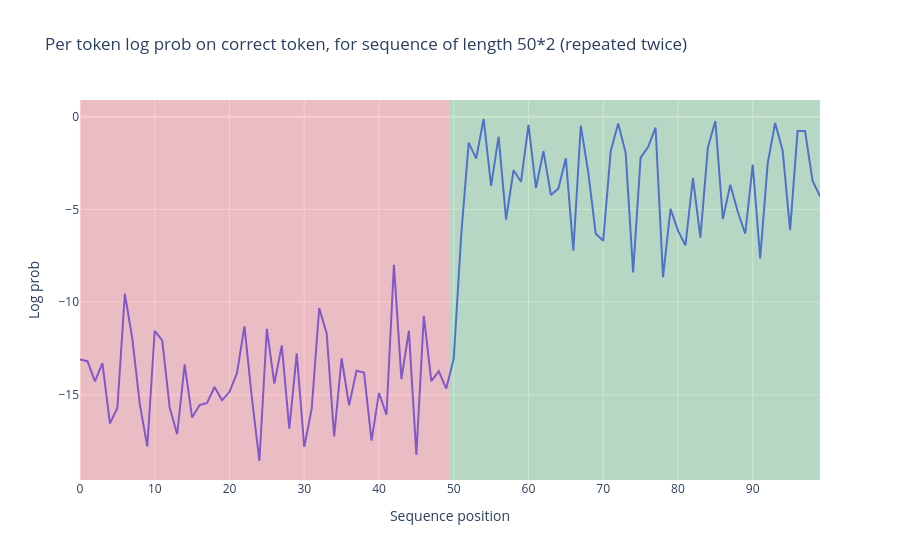

The notebook cell saved with this chart:
### Markdown cell above
### Exercise - plot per-token loss on repeated sequence

> ```yaml
> Difficulty: 🔴🔴⚪⚪⚪
> Importance: 🔵🔵⚪⚪⚪
> 
> You shouldn't spend more than 10-15 minutes on these exercises.
> ```

You should fill in the functions below. We've given you the first line of the first function, which defines a prefix (remember we need the BOS token for GPT-2, since it was trained to have one). We've also given you the `get_log_probs` function from the previous set of exercises.

### Code cell
def generate_repeated_tokens(
    model: HookedTransformer, seq_len: int, batch_size: int = 1
) -> Int[Tensor, "batch_size full_seq_len"]:
    """
    Generates a sequence of repeated random tokens

    Outputs are:
        rep_tokens: [batch_size, 1+2*seq_len]
    """
    prefix = (t.ones(batch_size, 1) * model.tokenizer.bos_token_id).long()
    toks = t.randint(0, model.cfg.d_vocab, (batch_size, seq_len), dtype=t.int64)
    return t.cat((prefix, toks, toks), dim=-1).to(device)


def run_and_cache_model_repeated_tokens(
    model: HookedTransformer, seq_len: int, batch_size: int = 1
) -> tuple[Tensor, Tensor, ActivationCache]:
    """
    Generates a sequence of repeated random tokens, and runs the model on it, returning (tokens, logits, cache). This
    function should use the `generate_repeated_tokens` function above

    Outputs are:
        rep_tokens: [batch_size, 1+2*seq_len]
        rep_logits: [batch_size, 1+2*seq_len, d_vocab]
        rep_cache: The cache of the model run on rep_tokens
    """
    toks = generate_repeated_tokens(model, seq_len, batch_size)
    logits, cache = model.run_with_cache(toks)

    return toks, logits, cache


def get_log_probs(
    logits: Float[Tensor, "batch posn d_vocab"], tokens: Int[Tensor, "batch posn"]
) -> Float[Tensor, "batch posn-1"]:
    logprobs = logits.log_softmax(dim=-1)
    # We want to get logprobs[b, s, tokens[b, s+1]], in eindex syntax this looks like:
    correct_logprobs = eindex(logprobs, tokens, "b s [b s+1]")
    return correct_logprobs


seq_len = 50
batch_size = 1
(rep_tokens, rep_logits, rep_cache) = run_and_cache_model_repeated_tokens(model, seq_len, batch_size)
rep_cache.remove_batch_dim()
rep_str = model.to_str_tokens(rep_tokens)
model.reset_hooks()
log_probs = get_log_probs(rep_logits, rep_tokens).squeeze()

print(f"Performance on the first half: {log_probs[:seq_len].mean():.3f}")
print(f"Performance on the second half: {log_probs[seq_len:].mean():.3f}")

plot_loss_difference(log_probs, rep_str, seq_len)

### Figure 1 — Plotly figure (JSON) as saved in the notebook; plotly's stock layout.template omitted (floating-point values rounded to 4 significant figures)
{"data": [{"hovertemplate": "<b>%{hovertext}</b><br><br>variable=0<br>Sequence position=%{x}<br>Log prob=%{y}<extra></extra>", "hovertext": ["rias", " [(", " Cyt", " decreasing", "INC", " neat", " post", " 99", "cancer", "church", " hat", " patient", "rel", " Downtown", " associ", "Marker", "incoln", " cyl", " Adding", "ometric", " confusing", " Moment", " val", " dirty", "igrant", " Was", "ITC", "Hope", "erver", " queries", "account", " sinister", " files", " courtesy", "ulas", "prot", " rocky", "bounds", " aspect", " indoors", " turkey", "igion", " :", "filed", " prepared", "umbent", "ails", "oste", " competence", "itating", "rias", " [(", " Cyt", " decreasing", "INC", " neat", " post", " 99", "cancer", "church", " hat", " patient", "rel", " Downtown", " associ", "Marker", "incoln", " cyl", " Adding", "ometric", " confusing", " Moment", " val", " dirty", "igrant", " Was", "ITC", "Hope", "erver", " queries", "account", " sinister", " files", " courtesy", "ulas", "prot", " rocky", "bounds", " aspect", " indoors", " turkey", "igion", " :", "filed", " prepared", "umbent", "ails", "oste", " competence", "itating"], "legendgroup": "0", "line": {"color": "#636efa", "dash": "solid"}, "marker": {"symbol": "circle"}, "mode": "lines", "name": "0", "orientation": "v", "showlegend": true, "type": "scatter", "x": [0, 1, 2, 3, 4, 5, 6, 7, 8, 9, 10, 11, 12, 13, 14, 15, 16, 17, 18, 19, 20, 21, 22, 23, 24, 25, 26, 27, 28, 29, 30, 31, 32, 33, 34, 35, 36, 37, 38, 39, 40, 41, 42, 43, 44, 45, 46, 47, 48, 49, 50, 51, 52, 53, 54, 55, 56, 57, 58, 59, 60, 61, 62, 63, 64, 65, 66, 67, 68, 69, 70, 71, 72, 73, 74, 75, 76, 77, 78, 79, 80, 81, 82, 83, 84, 85, 86, 87, 88, 89, 90, 91, 92, 93, 94, 95, 96, 97, 98, 99], "xaxis": "x", "y": [-13.09, -13.19, -14.27, -13.29, -16.55, -15.71, -9.55, -11.97, -15.5, -17.79, -11.55, -12.06, -15.68, -17.13, -13.36, -16.23, -15.55, -15.44, -14.58, -15.3, -14.84, -13.83, -11.31, -15.18, -18.57, -11.45, -14.4, -12.35, -16.83, -12.77, -17.81, -15.74, -10.32, -11.7, -17.25, -13.03, -15.56, -13.7, -13.8, -17.48, -14.9, -16.07, -7.985, -14.16, -11.55, -18.24, -10.74, -14.26, -13.73, -14.66, -13.05, -6.399, -1.402, -2.26, -0.1262, -3.736, -1.074, -5.547, -2.89, -3.513, -0.4442, -3.84, -1.86, -4.22, -3.88, -2.246, -7.222, -0.4818, -3.014, -6.312, -6.697, -1.867, -0.375, -1.951, -8.405, -2.209, -1.637, -0.5863, -8.657, -4.976, -6.149, -6.935, -3.311, -6.524, -1.656, -0.2359, -5.516, -3.677, -5.128, -6.315, -2.582, -7.648, -2.517, -0.342, -1.826, -6.117, -0.778, -0.78, -3.449, -4.299], "yaxis": "y"}], "layout": {"hovermode": "x unified", "legend": {"title": {"text": "variable"}, "tracegroupgap": 0}, "shapes": [{"fillcolor": "red", "line": {"width": 0}, "opacity": 0.2, "type": "rect", "x0": 0, "x1": 49.5, "xref": "x", "y0": 0, "y1": 1, "yref": "y domain"}, {"fillcolor": "green", "line": {"width": 0}, "opacity": 0.2, "type": "rect", "x0": 49.5, "x1": 99, "xref": "x", "y0": 0, "y1": 1, "yref": "y domain"}], "showlegend": false, "title": {"text": "Per token log prob on correct token, for sequence of length 50*2 (repeated twice)"}, "xaxis": {"anchor": "y", "domain": [0, 1], "title": {"text": "Sequence position"}}, "yaxis": {"anchor": "x", "domain": [0, 1], "title": {"text": "Log prob"}}}}
